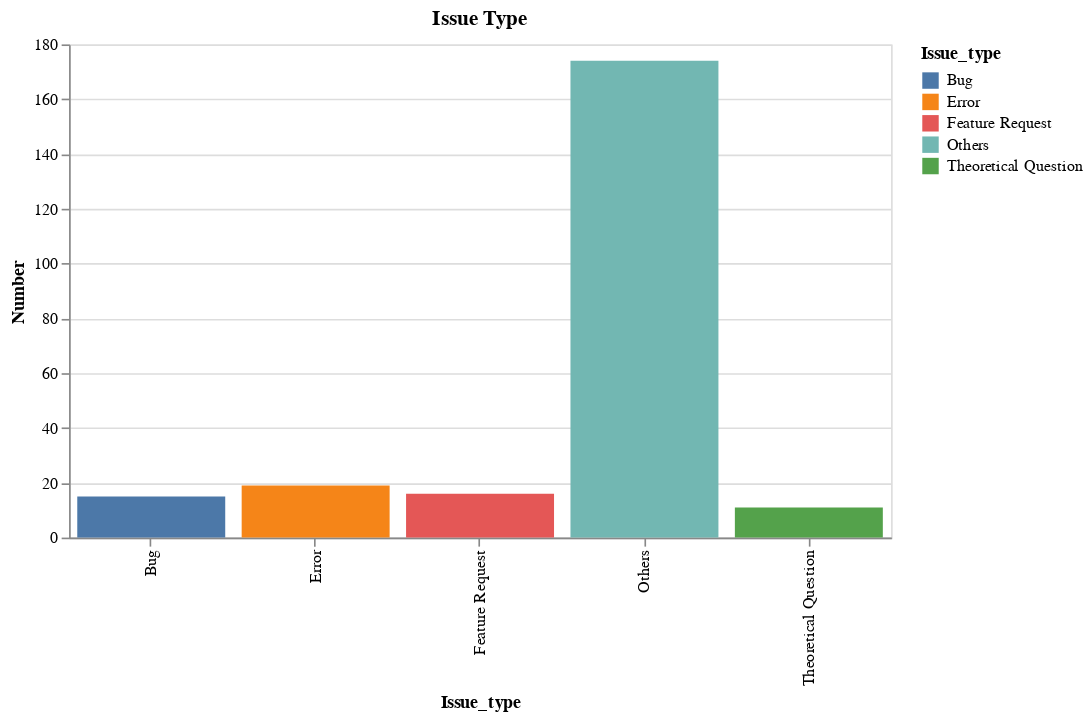

Notebook cell for this chart:
### Code cell
# make the plot for better visutalization
import altair as alt 

# group the data by issue type and count the number of issues
group_issue_df = df_issues.groupby(["Issue_type"]).count().reset_index()

issue_type_chart = alt.Chart(group_issue_df).mark_bar().encode(
    x = "Issue_type:N",
    y = "Number:Q", 
    color="Issue_type:N"
).properties(
    title = "Issue Type",
    width = 500,
    height = 300
)

issue_type_chart

### Figure 1 — Vega-Lite specification as saved in the notebook (floating-point values rounded to 4 significant figures)
{"config": {"view": {"continuousWidth": 300, "continuousHeight": 300}}, "data": {"name": "data-fe40dcd4b76d6ee979f251c4c46ecea3"}, "mark": {"type": "bar"}, "encoding": {"color": {"field": "Issue_type", "type": "nominal"}, "x": {"field": "Issue_type", "type": "nominal"}, "y": {"field": "Number", "type": "quantitative"}}, "height": 300, "title": "Issue Type", "width": 500, "$schema": "https://vega.github.io/schema/vega-lite/v5.8.0.json", "datasets": {"data-fe40dcd4b76d6ee979f251c4c46ecea3": [{"Issue_type": "Bug", "Type": 15, "URL": 15, "Author": 15, "RepoName": 15, "RepoLanguage": 15, "Number": 15, "Title": 15, "Body": 15, "CreatedAt": 15, "ClosedAt": 6, "UpdatedAt": 15, "State": 15, "ChatgptSharing": 15}, {"Issue_type": "Error", "Type": 19, "URL": 19, "Author": 19, "RepoName": 19, "RepoLanguage": 19, "Number": 19, "Title": 19, "Body": 19, "CreatedAt": 19, "ClosedAt": 13, "UpdatedAt": 19, "State": 19, "ChatgptSharing": 19}, {"Issue_type": "Feature Request", "Type": 16, "URL": 16, "Author": 16, "RepoName": 16, "RepoLanguage": 15, "Number": 16, "Title": 16, "Body": 16, "CreatedAt": 16, "ClosedAt": 9, "UpdatedAt": 16, "State": 16, "ChatgptSharing": 16}, {"Issue_type": "Others", "Type": 174, "URL": 174, "Author": 174, "RepoName": 174, "RepoLanguage": 158, "Number": 174, "Title": 174, "Body": 174, "CreatedAt": 174, "ClosedAt": 72, "UpdatedAt": 174, "State": 174, "ChatgptSharing": 174}, {"Issue_type": "Theoretical Question", "Type": 11, "URL": 11, "Author": 11, "RepoName": 11, "RepoLanguage": 7, "Number": 11, "Title": 11, "Body": 11, "CreatedAt": 11, "ClosedAt": 3, "UpdatedAt": 11, "State": 11, "ChatgptSharing": 11}]}}
